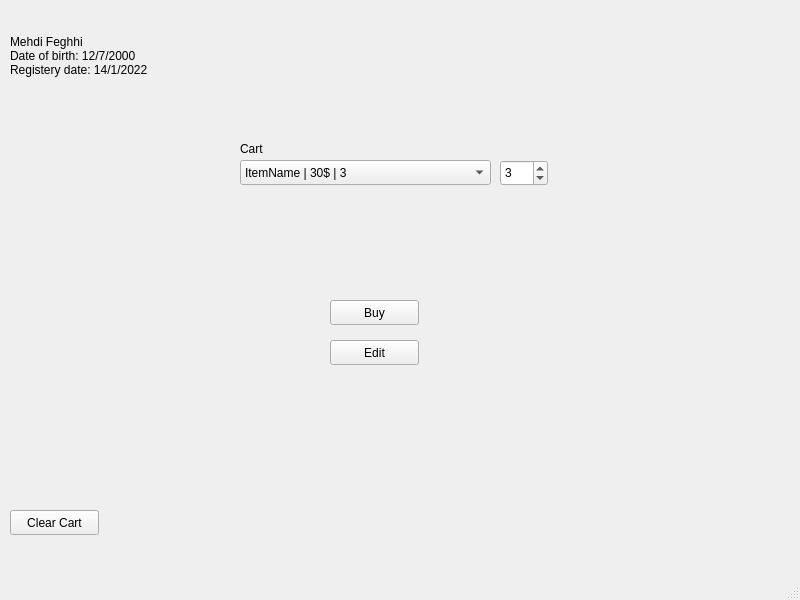
<?xml version="1.0" encoding="UTF-8"?>
<ui version="4.0">
 <class>cartWindow</class>
 <widget class="QMainWindow" name="cartWindow">
  <property name="geometry">
   <rect>
    <x>0</x>
    <y>0</y>
    <width>800</width>
    <height>600</height>
   </rect>
  </property>
  <property name="windowTitle">
   <string>Shop</string>
  </property>
  <widget class="QWidget" name="centralwidget">
   <widget class="QLabel" name="label">
    <property name="geometry">
     <rect>
      <x>240</x>
      <y>140</y>
      <width>67</width>
      <height>17</height>
     </rect>
    </property>
    <property name="text">
     <string>Cart</string>
    </property>
   </widget>
   <widget class="QComboBox" name="cartCombo">
    <property name="geometry">
     <rect>
      <x>240</x>
      <y>160</y>
      <width>251</width>
      <height>25</height>
     </rect>
    </property>
    <item>
     <property name="text">
      <string>ItemName | 30$ | 3</string>
     </property>
    </item>
    <item>
     <property name="text">
      <string>ItemName | 3.1$ | 1</string>
     </property>
    </item>
    <item>
     <property name="text">
      <string>ItemName | 105$ | 1</string>
     </property>
    </item>
    <item>
     <property name="text">
      <string>ItemName | 2$ | 7</string>
     </property>
    </item>
   </widget>
   <widget class="QSpinBox" name="countSpin">
    <property name="geometry">
     <rect>
      <x>500</x>
      <y>160</y>
      <width>48</width>
      <height>26</height>
     </rect>
    </property>
    <property name="value">
     <number>3</number>
    </property>
   </widget>
   <widget class="QLabel" name="userInfo">
    <property name="geometry">
     <rect>
      <x>10</x>
      <y>10</y>
      <width>201</width>
      <height>91</height>
     </rect>
    </property>
    <property name="text">
     <string>Mehdi Feghhi
Date of birth: 12/7/2000
Registery date: 14/1/2022</string>
    </property>
   </widget>
   <widget class="QPushButton" name="buyButton">
    <property name="geometry">
     <rect>
      <x>330</x>
      <y>300</y>
      <width>89</width>
      <height>25</height>
     </rect>
    </property>
    <property name="text">
     <string>Buy</string>
    </property>
   </widget>
   <widget class="QPushButton" name="clearButton">
    <property name="geometry">
     <rect>
      <x>10</x>
      <y>510</y>
      <width>89</width>
      <height>25</height>
     </rect>
    </property>
    <property name="text">
     <string>Clear Cart</string>
    </property>
   </widget>
   <widget class="QPushButton" name="editButton">
    <property name="geometry">
     <rect>
      <x>330</x>
      <y>340</y>
      <width>89</width>
      <height>25</height>
     </rect>
    </property>
    <property name="text">
     <string>Edit</string>
    </property>
   </widget>
  </widget>
  <widget class="QMenuBar" name="menubar">
   <property name="geometry">
    <rect>
     <x>0</x>
     <y>0</y>
     <width>800</width>
     <height>22</height>
    </rect>
   </property>
  </widget>
  <widget class="QStatusBar" name="statusbar"/>
 </widget>
 <resources/>
 <connections/>
</ui>
